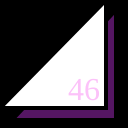
Frame 1 (no input)
Frame 60 (no input): identical to frame 1, image omitted
Frame 120 (the mouse pressed at the canvas centre since frame 60): identical to frame 1, image omitted

The p5.js sketch that drew this single still picture (run headless with seeded random() and noise() and a simulated clock; from frame 60 on, the mouse is pressed at the canvas centre):

// p5.js sketch
// ── sketch.js
function setup() {
  createCanvas(128,128);
}

function draw() {
  background(0);
  strokeWeight(4);
  fill(85,22,99);
  triangle(12,120,116,120,116,10);
  fill(255);
  triangle(0,108,106,108,106,0);
  fill(252,194,249);
  textSize(32);
  textFont("serif");
  text("46", 68, 100);
}
